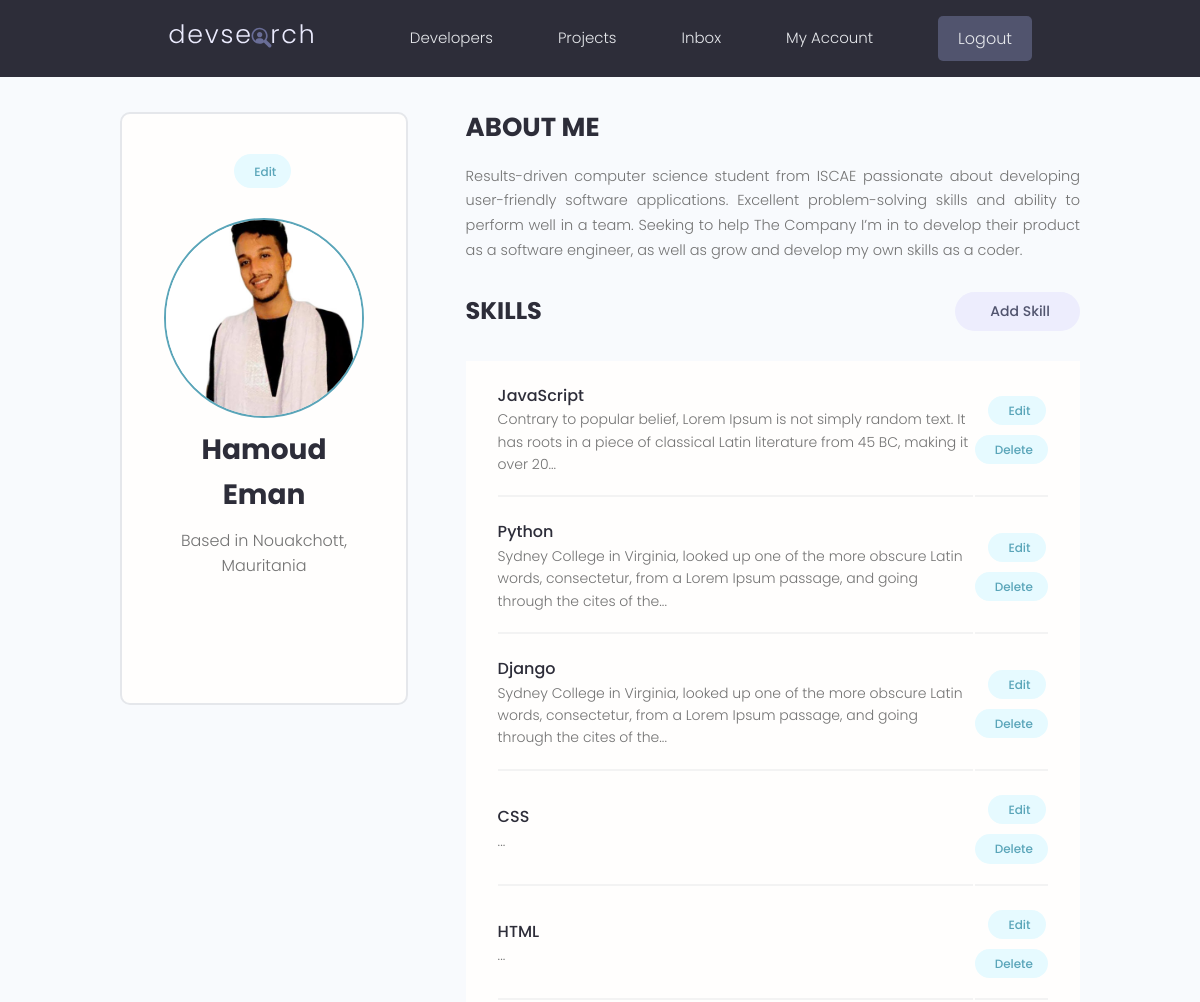
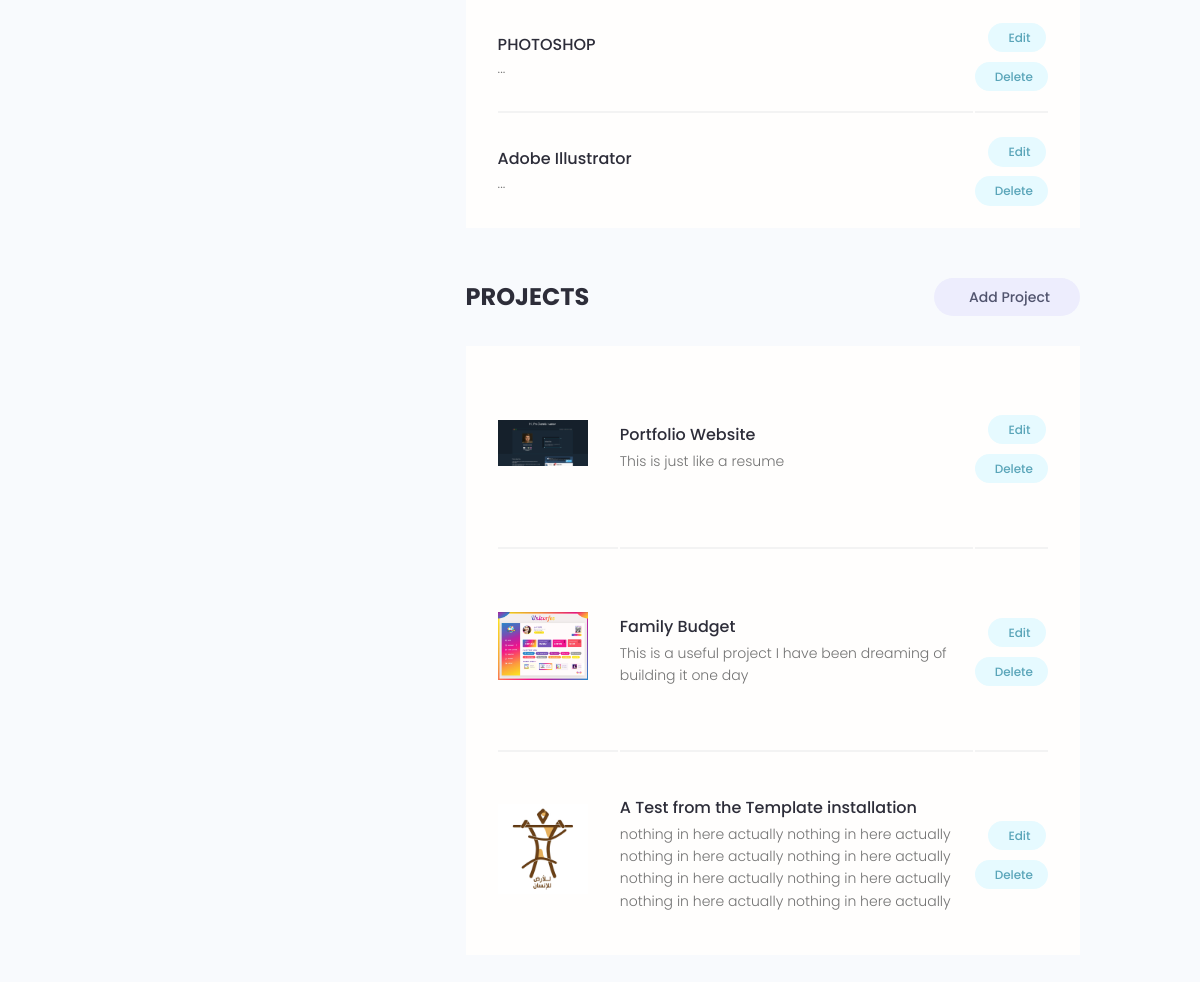
The app's page /account/ (signed in) with its own data (2 pictures, top to bottom).
### users/models.py (models this page shows, shortened)
class Profile(models.Model):
    user = models.OneToOneField(
        User, on_delete=models.CASCADE, null=True, blank=True)
    name = models.CharField(max_length=200, blank=True, null=True)
    username = models.CharField(max_length=200, blank=True, null=True)
    email = models.EmailField(max_length=500, blank=True, null=True)
    location = models.CharField(max_length=200, blank=True, null=True)
    short_intro = models.CharField(max_length=200, blank=True, null=True)
    bio = models.TextField(blank=True, null=True)
    profile_image = models.ImageField(
        null=True, blank=True, upload_to='profiles/', default="profiles/user-default.png")
    social_github = models.CharField(max_length=200, blank=True, null=True)
    social_twitter = models.CharField(max_length=200, blank=True, null=True)
    social_linkedin = models.CharField(max_length=200, blank=True, null=True)
    social_youtube = models.CharField(max_length=200, blank=True, null=True)
    social_website = models.CharField(max_length=200, blank=True, null=True)
    created = models.DateTimeField(auto_now_add=True)
    id = models.UUIDField(
        default=uuid.uuid4, unique=True, primary_key=True, editable=False)

class Skill(models.Model):
    owner = models.ForeignKey(
        Profile, on_delete=CASCADE, blank=True, null=True)
    name = models.CharField(max_length=200, blank=True, null=True)
    description = models.TextField(blank=True, null=True)
    created = models.DateTimeField(auto_now_add=True)
    id = models.UUIDField(
        default=uuid.uuid4, unique=True, primary_key=True, editable=False)

### projects/models.py (models this page shows, shortened)
class Project(models.Model):
    owner = models.ForeignKey(
        Profile, null=True, blank=True, on_delete=models.SET_NULL)
    title = models.CharField(max_length=190)
    descirption = models.TextField(null=True, blank=True)
    featured_image = models.ImageField(
        null=True, blank=True, default="default.jpg")
    demo_link = models.CharField(max_length=2000, null=True, blank=True)
    source_link = models.CharField(max_length=2000, null=True, blank=True)
    tags = models.ManyToManyField('Tag', blank=True)
    vote_total = models.IntegerField(default=0, null=True, blank=True)
    vote_ratio = models.IntegerField(default=0, null=True, blank=True)
    created = models.DateTimeField(auto_now_add=True)
    id = models.UUIDField(
        default=uuid.uuid4, unique=True, primary_key=True, editable=False)
    class Meta:
        ordering = ['-vote_ratio', '-vote_total', 'title']

### users/views.py (the view)
# urls.py: path('account/', views.userAccount, name='account'),
@login_required(login_url='login')
def userAccount(request):
    profile = request.user.profile
    skills = profile.skill_set.all()
    projects = profile.project_set.all()
    context = {'profile': profile, 'skills': skills, 'projects': projects}
    return render(request, 'users/account.html', context)

### users/templates/users/account.html (shortened to what this page needs)
 {% extends 'main.html' %}
{% block content%}
  <main class="settingsPage profile my-md">
    <div class="container">
      <div class="layout">
        <div class="column column--1of3">
          <div class="card text-center">
            <div class="card__body dev">
              <a class="tag tag--pill tag--main settings__btn" href="{% url 'edit-account' %}"> Edit</a>
              <img class="avatar avatar--xl dev__avatar" src="{{ profile.profile_image.url }}" />
              <h2 class="dev__name">{{profile.name}}</h2>
              <p class="dev__location">Based in {{profile.location}}</p>
              <ul class="dev__social">
              </ul>
            </div>
          </div>
        </div>
        <div class="column column--2of3">
          <div class="devInfo">
            <h3 class="devInfo__title">About Me</h3>
            <p class="devInfo__about">
              {{profile.bio}}
            </p>
          </div>
          <div class="settings">
            <h3 class="settings__title">Skills</h3>
            <a class="tag tag--pill tag--sub settings__btn tag--lg" href="{% url 'create-skill' %}"> Add Skill</a>
          </div>
          <table class="settings__table">
            {% for skill in skills %}
            <tr>
              <td class="settings__tableInfo">
                <h4>{{skill.name}}</h4>
                <p>
                  {{skill.description|slice:'150'}}...
                </p>
              </td>
              <td class="settings__tableActions">
                <a class="tag tag--pill tag--main settings__btn" href="{% url 'update-skill' skill.id %}"> Edit</a>
                <a class="tag tag--pill tag--main settings__btn" href="{% url 'delete-skill' skill.id %}?next=/account">
                  Delete</a>
              </td>
            </tr>
            {%endfor%}
          </table>
          <div class="settings">
            <h3 class="settings__title">Projects</h3>
            <a class="tag tag--pill tag--sub settings__btn tag--lg" href="{% url 'create-project' %}"> Add Project</a>
          </div>
          <table class="settings__table">
           {% for project in projects %}
            <tr>
              <td class="settings__thumbnail">
                <a href="{% url 'project' project.id %}"><img src="{{project.featured_image.url}}" alt="Project Thumbnail" /></a>
              </td>
              <td class="settings__tableInfo">
                <a href="{% url 'project' project.id %}">{{project.title}}</a>
                <p>
                 {{project.descirption|slice:'200'}}
                </p>
              </td>
              <td class="settings__tableActions">
                <a class="tag tag--pill tag--main settings__btn" href="{% url 'update-project' project.id %}"> Edit</a>
                <a class="tag tag--pill tag--main settings__btn" href="{% url 'delete-project' project.id %}?next=/account">
                  Delete</a>
              </td>
            </tr>
            {%endfor%}
          </table>
        </div>
      </div>
    </div>
  </main>
{%endblock content%}

### static/styles/app.css (style rules this page uses)
:root { --color-sub: #2d2d39; }
.card { border: 2px solid var(--color-light); }
img { width: 100%; }
.profile .card > .dev { padding: 4rem; }
.dev__avatar { display: block; margin: auto; }
.dev__name { color: var(--color-sub); font-size: 2.8rem; font-weight: 700; margin-top: 1rem; margin-bottom: 0.5rem; }
.dev__location { margin-top: 1rem; }
.dev__social { margin: 3rem 0; list-style: none; display: flex; justify-content: center; gap: 1.5rem; }
.devInfo { margin-bottom: 3rem; }
.devInfo__title, .devInfo__subtitle { font-size: 2.6rem; color: var(--color-sub); text-transform: uppercase; font-weight: 700; margin-bottom: 1.5rem; }
.devInfo__about, .devSkill__info { font-size: 1.45rem; line-height: 1.7; text-align: justify; }
.settingsPage .dev > .settings__btn { display: inline-block; margin-bottom: 3rem; }
.settings { display: flex; justify-content: space-between; align-items: center; }
.settings__title { font-size: 2.4rem; text-transform: uppercase; font-weight: 700; color: var(--color-sub); }
.settings__table { margin-top: 3rem; margin-bottom: 5rem; padding: 0 3rem; background: var(--color-white); }
.settings__table tr { width: 100%; }
.settings__table tr > td { padding: 2rem 0; }
.settings__table tr:not(:last-child) td { border-bottom: 2px solid var(--color-white-light); }
.settings__thumbnail { width: 23%; min-width: 10rem; }
.settings__thumbnail img { padding-right: 3rem; height: 15rem; object-fit: contain; }
.settings__tableInfo { width: 100%; }
.settings__tableInfo h4, .settings__tableInfo a { padding-right: 1rem; width: auto; font-size: 1.6rem; font-weight: 500; color: var(--color-sub); }
.settings__tableInfo p { font-size: 1.4rem; }
.settings__tableActions { text-align: right; }

### static/uikit/styles/modules/_variables.css (style rules this page uses)
:root { --color-main: #5aa5b9; --color-main-light: #e6faff; --color-sub: #3f4156; --color-sub-light: #51546e; --color-sub-lighter: #ededfd; --color-text: #737373; --color-gray: #8b8b8b; --color-light: #e5e7eb; --color-light-gray: #767676; --color-bg: #f8fafd; --color-white: #fffefd; --color-white-light: #f3f3f3; --color-success: #359e64; --color-success-bg: #def8e8; --color-error: #fc4b0b; --color-error-bg: #fff2ee; --font-base: 'Poppins', arial, helvetica, 'Segoe UI', roboto, ubuntu, sans-serif; --font-monospace: 'Fira Code', 'Courier New', courier, monospace; --font-regular: 300; --font-medium: 500; --font-bold: 700; --generic-shadow: 1px 1px 5px #00000010; --generic-transition: all 0.3s ease-in-out; }

### static/uikit/styles/modules/_base.css (style rules this page uses)
* { margin: 0; padding: 0; box-sizing: border-box; text-rendering: optimizeLegibility; color: inherit; font-size: inherit; }
html { font-size: 50%; }
@media only screen and (min-width: 480px) { html { font-size: 56.25%; } }
@media only screen and (min-width: 1200px) { html { font-size: 62.5%; } }
body { line-height: 1.6; font-weight: 400; font-size: 1.5rem; color: var(--color-text); background-color: var(--color-bg); min-height: 100vh; }

### static/uikit/styles/modules/_typography.css (style rules this page uses)
* { font-family: var(--font-base); }
h2 { font-size: 3.6rem; font-weight: var(--font-bold); }
h3 { font-size: 3.2rem; font-weight: var(--font-medium); }
h4 { font-size: 2.8rem; font-weight: var(--font-medium); }
p, span, strong { font-size: 1.6rem; color: var(--color-text); font-weight: var(--font-regular); }
a { padding-bottom: 2px; text-decoration: none; display: inline-block; color: var(--color-main); font-weight: var(--font-medium); }

### static/uikit/styles/modules/_utilities.css (style rules this page uses)
.container { width: 92%; max-width: 165rem; margin: 0 auto; box-sizing: border-box; }
@media screen and (min-width: 1000px) { .container { width: 90%; } }
@media screen and (min-width: 1200px) { .container { width: 80%; } }
.text-center { text-align: center; }
.my-md { margin: 3rem auto; }

### static/uikit/styles/modules/_avatar.css (style rules this page uses)
.avatar { border-radius: 50%; border: 2px solid var(--color-main); object-fit: cover; }
.avatar--xl { height: 20rem; width: 20rem; }

### static/uikit/styles/modules/_card.css (style rules this page uses)
.card { border-radius: 1rem; background-color: var(--color-white); border: 1.5px solid var(--color-light); width: auto; height: auto; margin-top: 0.5rem; margin-bottom: 0.5rem; overflow: hidden; }
.card__body, .card__header { padding: 2rem 2.5rem; }

### static/uikit/styles/modules/_layout.css (style rules this page uses)
.layout { display: flex; flex-flow: row wrap; justify-content: space-between; }
.layout > .column { margin-bottom: 3rem; }
.layout > .column.column--1of3 { flex-basis: 30%; }
.layout > .column.column--2of3 { flex-basis: 64%; }

### records on screen
Profile: profile_image (picture), name "Hamoud Eman", location "Nouakchott, Mauritania", bio "Results-driven computer science student from ISCAE passionate about developing user-friendly software applications. Excellent problem-solving skills and ability to perform well in a team. Seeking to help The Company I’m in to develop their product as a software engineer, as well as grow and develop my own skills as a coder."
Skill: name "JavaScript", description "Contrary to popular belief, Lorem Ipsum is not simply random text. It has roots in a piece of classical Latin literature from 45 BC, making it over 20"
Skill: name "Python", description "Sydney College in Virginia, looked up one of the more obscure Latin words, consectetur, from a Lorem Ipsum passage, and going through the cites of the"
Skill: name "Django", description "Sydney College in Virginia, looked up one of the more obscure Latin words, consectetur, from a Lorem Ipsum passage, and going through the cites of the"
Skill: name "CSS"
Skill: name "HTML"
Skill: name "PHOTOSHOP"
Skill: name "Adobe Illustrator"
Project: featured_image (picture), title "Portfolio Website", descirption "This is just like a resume"
Project: featured_image (picture), title "Family Budget", descirption "This is a useful project I have been dreaming of building it one day"
Project: featured_image (picture), title "A Test from the Template installation", descirption "nothing in here actually nothing in here actually nothing in here actually nothing in here actually nothing in here actually nothing in here actually nothing in here actually nothing in here actually"
